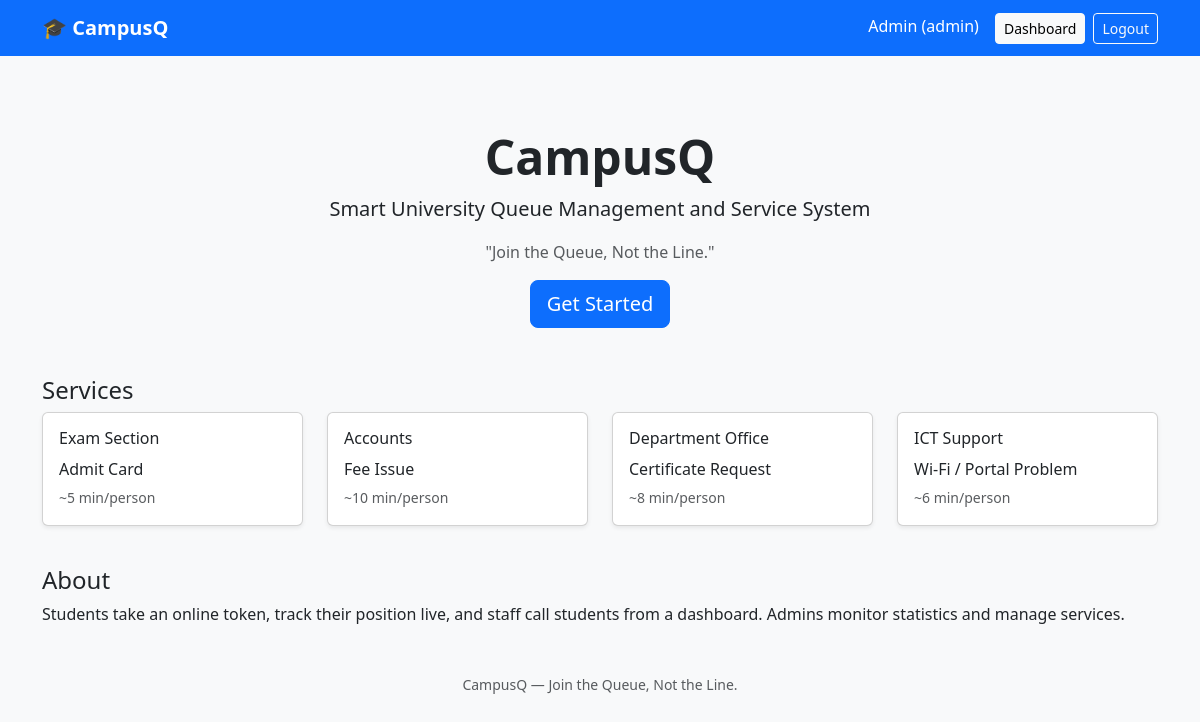
The page / (signed in) on the database its author committed.
### tables this page shows
CREATE TABLE services(id INT AUTO_INCREMENT PRIMARY KEY, department VARCHAR(60), name VARCHAR(80), code VARCHAR(4), avg_min INT DEFAULT 5);

### index.php (the view, shortened to what this page needs)
<?php require 'inc.php'; top(); $s=q("SELECT * FROM services")->fetchAll(); ?>
<div class="text-center py-5"><h1 class="display-5 fw-bold">CampusQ</h1><p class="lead">Smart University Queue Management and Service System</p><p class="text-muted">"Join the Queue, Not the Line."</p><a href="register.php" class="btn btn-primary btn-lg">Get Started</a></div>
<h4>Services</h4><div class="row"><?php foreach($s as $x): ?><div class="col-md-3 mb-3"><div class="card h-100 shadow-sm"><div class="card-body"><h6><?=h($x['department'])?></h6><p class="mb-1"><?=h($x['name'])?></p><small class="text-muted">~<?=$x['avg_min']?> min/person</small></div></div></div><?php endforeach; ?></div>
<h4 class="mt-4">About</h4><p>Students take an online token, track their position live, and staff call students from a dashboard. Admins monitor statistics and manage services.</p>

### rows shown on the page
services: department "Exam Section", name "Admit Card", avg_min "5"
services: department "Accounts", name "Fee Issue", avg_min "10"
services: department "Department Office", name "Certificate Request", avg_min "8"
services: department "ICT Support", name "Wi-Fi / Portal Problem", avg_min "6"

### other values the page prints
$u['name'] "Admin"
$r "admin"
